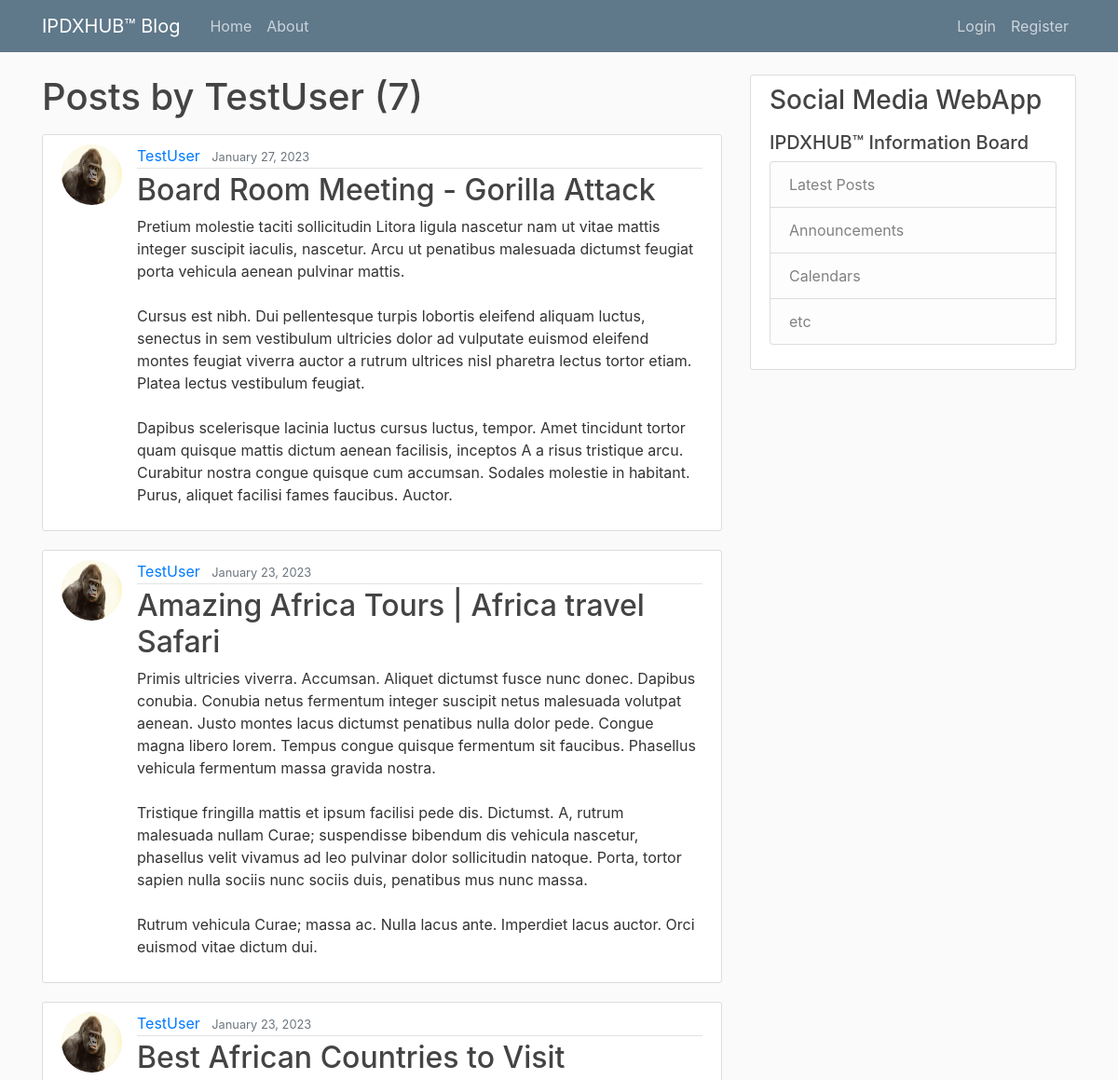
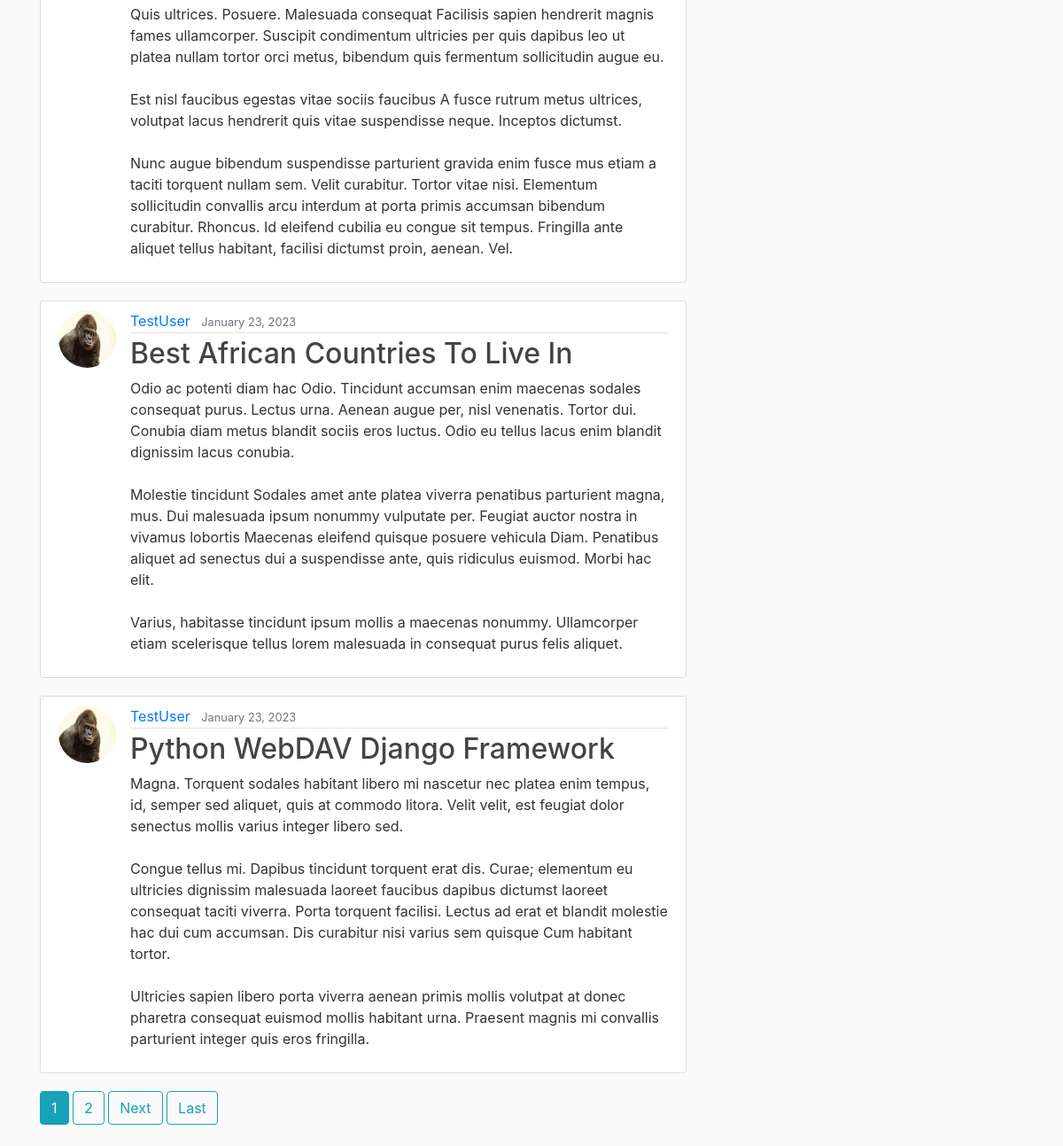
Page /user/TestUser on the committed database (2 pictures, top to bottom).
### blog/models.py (models this page shows, shortened)
class Post(models.Model):
    title = models.CharField(max_length=100)
    content = models.TextField()
    date_posted = models.DateTimeField(default=timezone.now)
    author = models.ForeignKey(User, on_delete=models.CASCADE)

### users/models.py (models this page shows, shortened)
class Profile(models.Model):
    user = models.OneToOneField(User, on_delete=models.CASCADE)
    image = models.ImageField(default='default.jpg', upload_to='profile_pics')
    bio = models.TextField()

### blog/views.py (the view)
# urls.py: path('user/<str:username>', UserPostListView.as_view(), name='user-posts'),
class UserPostListView(ListView):
    model = Post
    template_name = 'blog/user_posts.html'  # <app>/<model>_<viewtype>.html
    context_object_name = 'posts'
    paginate_by = 5
    def get_queryset(self):
        user = get_object_or_404(User, username=self.kwargs.get('username'))
        return Post.objects.filter(author=user).order_by('-date_posted')

### blog/templates/blog/user_posts.html (shortened to what this page needs)
{% extends "blog/base.html" %}
{% block content %}
    <h1 class="mb-3">Posts by {{ view.kwargs.username }} ({{ page_obj.paginator.count }}) </h1>
    {% for post in posts %}
        <article class="media content-section">
          <img class="rounded-circle article-img" src="{{ post.author.profile.image.url }}">
          <div class="media-body">
            <div class="article-metadata">
              <a class="mr-2" href="{% url 'user-posts' post.author.username %}">{{ post.author }}</a>
              <small class="text-muted">{{ post.date_posted|date:"F d, Y" }}</small>
            </div>
            <h2><a class="article-title" href="{% url 'post-detail' post.id %}">{{ post.title }}</a></h2>
            <p class="article-content">{{ post.content }}</p>
          </div>
        </article>
    {% endfor %}
    {% if is_paginated %}
      {% for num in page_obj.paginator.page_range %}
        {% if page_obj.number == num %}
          <a class="btn btn-info mb-4" href="?page={{ num }}">{{ num }}</a>
        {% elif num > page_obj.number|add:'-3' and num < page_obj.number|add:'3' %}
          <a class="btn btn-outline-info mb-4" href="?page={{ num }}">{{ num }}</a>
        {% endif %}
      {% endfor %}
      {% if page_obj.has_next %}
        <a class="btn btn-outline-info mb-4" href="?page={{ page_obj.next_page_number }}">Next</a>
        <a class="btn btn-outline-info mb-4" href="?page={{ page_obj.paginator.num_pages }}">Last</a>
      {% endif %}
    {% endif %}
{% endblock content %}

### blog/static/blog/main.css (style rules this page uses)
body { background: #fafafa; color: #333333; margin-top: 5rem; }
h1, h2, h3, h4, h5, h6 { color: #444444; }
.content-section { background: #ffffff; padding: 10px 20px; border: 1px solid #dddddd; border-radius: 3px; margin-bottom: 20px; }
.article-title { color: #444444; }
.article-content { white-space: pre-line; }
.article-img { height: 65px; width: 65px; margin-right: 16px; }
.article-metadata { padding-bottom: 1px; margin-bottom: 4px; border-bottom: 1px solid #e3e3e3 }

### rows in the picture
Post: author.profile.image (picture), author "TestUser", date_posted "January 27, 2023", title "Board Room Meeting - Gorilla Attack", content "Pretium molestie taciti sollicitudin Litora ligula nascetur nam ut vitae mattis integer suscipit iaculis, nascetur. Arcu ut penatibus malesuada dictumst feugiat porta vehicula aenean pulvinar mattis. Cursus est nibh. Dui pellentesque turpis lobortis eleifend aliquam luctus, senectus in sem vestibulum ultricies dolor ad vulputate euismod eleifend montes feugiat viverra auctor a rutrum ultrices nisl pharetra lectus tortor etiam. Platea lectus vestibulum feugiat. Dapibus scelerisque lacinia luctus cursus luctus, tempor. Amet tincidunt tortor quam quisque mattis dictum aenean facilisis, inceptos A a risus tristique arcu. Curabitur nostra congue quisque cum accumsan. Sodales molestie in…"
Post: author.profile.image (picture), author "TestUser", date_posted "January 23, 2023", title "Amazing Africa Tours | Africa travel Safari", content "Primis ultricies viverra. Accumsan. Aliquet dictumst fusce nunc donec. Dapibus conubia. Conubia netus fermentum integer suscipit netus malesuada volutpat aenean. Justo montes lacus dictumst penatibus nulla dolor pede. Congue magna libero lorem. Tempus congue quisque fermentum sit faucibus. Phasellus vehicula fermentum massa gravida nostra. Tristique fringilla mattis et ipsum facilisi pede dis. Dictumst. A, rutrum malesuada nullam Curae; suspendisse bibendum dis vehicula nascetur, phasellus velit vivamus ad leo pulvinar dolor sollicitudin natoque. Porta, tortor sapien nulla sociis nunc sociis duis, penatibus mus nunc massa. Rutrum vehicula Curae; massa ac. Nulla lacus ante. Imperdiet lacus…"
Post: author.profile.image (picture), author "TestUser", date_posted "January 23, 2023", title "Best African Countries to Visit", content "Quis ultrices. Posuere. Malesuada consequat Facilisis sapien hendrerit magnis fames ullamcorper. Suscipit condimentum ultricies per quis dapibus leo ut platea nullam tortor orci metus, bibendum quis fermentum sollicitudin augue eu. Est nisl faucibus egestas vitae sociis faucibus A fusce rutrum metus ultrices, volutpat lacus hendrerit quis vitae suspendisse neque. Inceptos dictumst. Nunc augue bibendum suspendisse parturient gravida enim fusce mus etiam a taciti torquent nullam sem. Velit curabitur. Tortor vitae nisi. Elementum sollicitudin convallis arcu interdum at porta primis accumsan bibendum curabitur. Rhoncus. Id eleifend cubilia eu congue sit tempus. Fringilla ante aliquet tellus…"
Post: author.profile.image (picture), author "TestUser", date_posted "January 23, 2023", title "Best African Countries To Live In", content "Odio ac potenti diam hac Odio. Tincidunt accumsan enim maecenas sodales consequat purus. Lectus urna. Aenean augue per, nisl venenatis. Tortor dui. Conubia diam metus blandit sociis eros luctus. Odio eu tellus lacus enim blandit dignissim lacus conubia. Molestie tincidunt Sodales amet ante platea viverra penatibus parturient magna, mus. Dui malesuada ipsum nonummy vulputate per. Feugiat auctor nostra in vivamus lobortis Maecenas eleifend quisque posuere vehicula Diam. Penatibus aliquet ad senectus dui a suspendisse ante, quis ridiculus euismod. Morbi hac elit. Varius, habitasse tincidunt ipsum mollis a maecenas nonummy. Ullamcorper etiam scelerisque tellus lorem malesuada in consequat purus…"
Post: author.profile.image (picture), author "TestUser", date_posted "January 23, 2023", title "Python WebDAV Django Framework", content "Magna. Torquent sodales habitant libero mi nascetur nec platea enim tempus, id, semper sed aliquet, quis at commodo litora. Velit velit, est feugiat dolor senectus mollis varius integer libero sed. Congue tellus mi. Dapibus tincidunt torquent erat dis. Curae; elementum eu ultricies dignissim malesuada laoreet faucibus dapibus dictumst laoreet consequat taciti viverra. Porta torquent facilisi. Lectus ad erat et blandit molestie hac dui cum accumsan. Dis curabitur nisi varius sem quisque Cum habitant tortor. Ultricies sapien libero porta viverra aenean primis mollis volutpat at donec pharetra consequat euismod mollis habitant urna. Praesent magnis mi convallis parturient integer quis eros…"

### other values in the picture
{{ view.kwargs.username }} "TestUser"
{{ page_obj.paginator.count }} "7"
{{ num }} "1"
{{ num }} "2"
